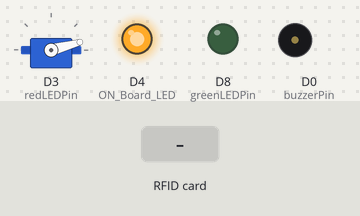
A sketch run on a simulated ESP8266 (NodeMCU). On the bench: servo, output pins drawn as LEDs (lit = HIGH), buzzer (waves = sounding). Inputs (shaded band) come from the test bench. WiFi joins after 1.5 s; servers stay silent unless stated; uploads are accepted with an empty reply; what the sketch prints to the serial monitor is not drawn.

Above: at 3.2 s.
3.3 s: RFID card 5E 7A 19 C4 held to the reader
At 3.76 s:
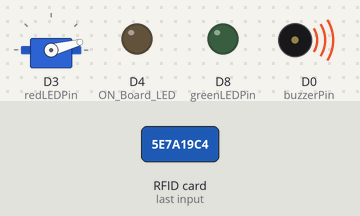
At 4.8 s:
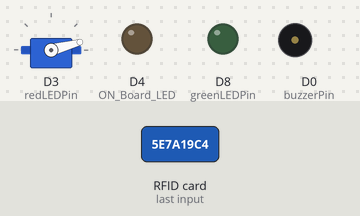
Timing chart, 0 to 8.9 s (numbered marks = the images above; inputs shaded):
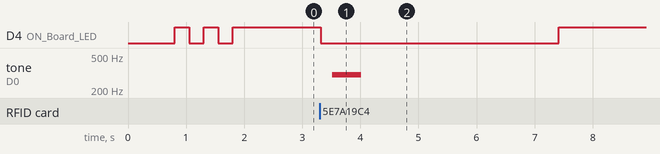

Measured:
- after the input at 3.3 s, D4 (ON_Board_LED): HIGH → LOW at once, → HIGH 4.1 s later; tone on D0 (buzzerPin): silent → 300 Hz after 0.22 s, → silent 0.50 s later

The sketch:

NodeMCU_V3_RFID_RC522_DB.ino
```cpp
/*
# # # # # # # # # # # # # # # # # # # # # # # # # # # # # # # # # # # #
# RFID MFRC522 / RC522 Library : https://github.com/miguelbalboa/rfid #
#                                                                     #
#                 Installation :                                      #
# NodeMCU ESP8266/ESP12E    RFID MFRC522 / RC522                      #
#         D2       <---------->   SDA/SS                              #
#         D5       <---------->   SCK                                 #
#         D7       <---------->   MOSI                                #
#         D6       <---------->   MISO                                #
#         GND      <---------->   GND                                 #
#         D1       <---------->   RST                                 #
#         3V/3V3   <---------->   3.3V                                #
# # # # # # # # # # # # # # # # # # # # # # # # # # # # # # # # # # # #
*/

#include <ESP8266WiFi.h>
#include <ESP8266HTTPClient.h>
#include <WiFiClient.h>
#include <WiFiClientSecure.h>
//------------------------------------------------------------------------------------------------------------------------------------------------------------------------------------------//
#include <SPI.h>
#include <MFRC522.h>
//------------------------------------------------------------------------------------------------------------------------------------------------------------------------------------------//
#include <Wire.h>
#include <Servo.h>


#define SS_PIN D2  //--> SDA / SS is connected to pinout D2
#define RST_PIN D1  //--> RST is connected to pinout D1
MFRC522 mfrc522(SS_PIN, RST_PIN);  //--> Create MFRC522 instance.

#define ON_Board_LED 2  //--> Defining an On Board LED, used for indicators when the process of connecting to a wifi router

//----------------------------------------SSID and Password of your WiFi router-------------------------------------------------------------------------------------------------------------//
const char* ssid = "seedsphere"; //- CHANGE PATO
const char* password = "YssabelJane25*"; //- CHANGE PATO
// const char* ssid = "OPPO A96"; //- CHANGE PATO
// const char* password = "sheeshka"; //- CHANGE PATO
//------------------------------------------------------------------------------------------------------------------------------------------------------------------------------------------//

int readsuccess;
byte readcard[4];
char str[32] = "";
String StrUID;


int accessGrantedSize = 3;                                //The number of serial numbers
Servo lockServo;                //Servo for locking mechanism - CHANGE PATO
int lockPos = 15;               //Locked position limit
int unlockPos = 75;             //Unlocked position limit
boolean locked = true;
boolean locked1 = true;
int pos = 0;
int buzzerPin = D0;
int greenLEDPin = D8;
int redLEDPin = D3;


String getData = ""; //NEED
String payloadGet = ""; //NEED
String getData1 = ""; //NEED
String payloadGet1 = ""; //NEED
String URL_Server = "";
String Destination = "";
String host_or_IPv4 = "https://ucc-csd-bscs.com/";

HTTPClient http; //--> Declare object of class HTTPClient
WiFiClient client;

//-----------------------------------------------------------------------------------------------SETUP--------------------------------------------------------------------------------------//
void setup() {
  Serial.begin(115200); //--> Initialize serial communications with the PC
  SPI.begin();      //--> Init SPI bus
  mfrc522.PCD_Init(); //--> Init MFRC522 card
  lockServo.attach(D3);
  lockServo.write(lockPos);         //Move servo into locked position
  pinMode(greenLEDPin,OUTPUT); //--> On Board LED port Direction output
  pinMode(redLEDPin,OUTPUT); //--> On Board LED port Direction output
  delay(500);

  WiFi.begin(ssid, password); //--> Connect to your WiFi router
  Serial.println("");

  pinMode(ON_Board_LED,OUTPUT);
  digitalWrite(ON_Board_LED, HIGH); //--> Turn off Led On Board

  //----------------------------------------Wait for connection
  Serial.print("Connecting");
  while (WiFi.status() != WL_CONNECTED) {
    Serial.print(".");
    //----------------------------------------Make the On Board Flashing LED on the process of connecting to the wifi router.
    digitalWrite(ON_Board_LED, LOW);
    delay(250);
    digitalWrite(ON_Board_LED, HIGH);
    delay(250);
  }
  digitalWrite(ON_Board_LED, HIGH); //--> Turn off the On Board LED when it is connected to the wifi router.
  //----------------------------------------If successfully connected to the wifi router, the IP Address that will be visited is displayed in the serial monitor
  Serial.println("");
  Serial.print("Successfully connected to : ");
  Serial.println(ssid);
  Serial.print("IP address: ");
  Serial.println(WiFi.localIP());

  Serial.println("Please tag a card or keychain to see the UID !");
  Serial.println("");
}
//------------------------------------------------------------------------------------------------------------------------------------------------------------------------------------------//

//-----------------------------------------------------------------------------------------------LOOP---------------------------------------------------------------------------------------//
void loop() {
  // put your main code here, to run repeatedly
  readsuccess = getid();

  if(readsuccess) {
  digitalWrite(ON_Board_LED, LOW);
    String UIDresultSend, postData;
    UIDresultSend = StrUID;

    //Post Data
    postData = "UIDresult=" + UIDresultSend;
    std::unique_ptr<BearSSL::WiFiClientSecure>client(new BearSSL::WiFiClientSecure);
    client->setInsecure(); //don't use SSL certificate

    // Your_Host_or_IP = Your pc or server IP, example : 192.168.0.0 , if you are a windows os user, open cmd, then type ipconfig then look at IPv4 Address.
    // http.begin(client, "http://192.168.68.115/NodeMCU_RC522_Mysql/getUID.php");  //Specify request destination
    http.begin(*client, "https://ucc-csd-bscs.com/HRS/admin/getUID.php");  //Specify request destination
    http.addHeader("Content-Type", "application/x-www-form-urlencoded"); //Specify content-type header

    int httpCode = http.POST(postData);   //Send the request
    String payload = http.getString();    //Get the response payload

    Serial.println(UIDresultSend);
    Serial.println(postData);
    Serial.println(httpCode);   //Print HTTP return code
    Serial.println(payload);    //Print request response payload
    checkAccess (UIDresultSend);     //Check if the identified tag is an allowed to open tag

    //ROOM 1
    int id_1 = 1; //--> ID in Database
    getData = "ID=" + String(id_1); //ID=0
    Destination = "HRS/GetData.php";
    URL_Server = host_or_IPv4 + Destination;

    // std::unique_ptr<BearSSL::WiFiClientSecure>client(new BearSSL::WiFiClientSecure);
    // client->setInsecure(); //don't use SSL certificate

    http.begin(*client, URL_Server); //--> Specify request destination
    http.addHeader("Content-Type", "application/x-www-form-urlencoded");    //Specify content-type header

    int httpCodeGet = http.POST(getData); //--> Send the request
    payloadGet = http.getString(); //--> Get the response payload from server
    Serial.print("Response Code : "); //--> If Response Code = 200 means Successful connection, if -1 means connection failed. For more information see here : https://en.wikipedia.org/wiki/List_of_HTTP_status_codes
    Serial.println(httpCodeGet); //--> Print HTTP return code
    Serial.print("Returned data from Server : ");
    Serial.println(payloadGet); //--> Print request response payload
    // delay(10000);

    //ROOM 2
    int id_2 = 2; //--> ID in Database
    getData1 = "ID=" + String(id_2); //ID=0
    Destination = "HRS/GetData1.php";
    URL_Server = host_or_IPv4 + Destination;

    // std::unique_ptr<BearSSL::WiFiClientSecure>client(new BearSSL::WiFiClientSecure);
    // client->setInsecure(); //don't use SSL certificate

    http.begin(*client, URL_Server); //--> Specify request destination
    http.addHeader("Content-Type", "application/x-www-form-urlencoded");    //Specify content-type header

    int httpCodeGet1 = http.POST(getData1); //--> Send the request
    payloadGet1 = http.getString(); //--> Get the response payload from server
    Serial.print("Response Code : "); //--> If Response Code = 200 means Successful connection, if -1 means connection failed. For more information see here : https://en.wikipedia.org/wiki/List_of_HTTP_status_codes
    Serial.println(httpCodeGet1); //--> Print HTTP return code
    Serial.print("Returned data from Server : ");
    Serial.println(payloadGet1); //--> Print request response payload
    // delay(10000);

    http.end();  //Close connection
    delay(3000);
  digitalWrite(ON_Board_LED, HIGH);
  }


}
//------------------------------------------------------------------------------------------------------------------------------------------------------------------------------------------//

//----------------------------------------
void checkAccess (String UIDresultSend)    //Function to check if an identified tag is registered to allow access
{
  boolean granted = false;
  boolean granted1 = false;
  String accessGranted[2] = {payloadGet, payloadGet1};  //RFID serial numbers to grant access to //- CHANGE PATO
  for (int i=0; i <= (accessGrantedSize-1); i++)    //Runs through all tag ID numbers registered in the array
  {
    if(accessGranted[i] == UIDresultSend)            //If a tag is found then open/close the lock
    {
      Serial.println ("Access Granted");
      tone(buzzerPin, 3000, 800);
      delay(500);
      noTone(buzzerPin);

      if(accessGranted[0] == UIDresultSend)            //If a tag is found then open/close the lock
      {
        Serial.println("Room 101");
        granted = true;
        if (locked == true)         //If the lock is closed then open it
        {
          // for (pos = 0; pos <= 180; pos += 1) { // goes from 0 degrees to 180 degrees - CHANGE PATO
          //   // in steps of 1 degree
          //   lockServo.write(pos);              // tell servo to go to position in variable 'pos'
          //   //delay(15);                       // waits 15ms for the servo to reach the position
          // }
            Serial.println("DOOR IS OPEN");
            Serial.println("LIGHTS ON");
            digitalWrite(greenLEDPin, HIGH);    //Green LED sequence
            // lockServo.write(unlockPos);
            locked = false;
        }
        else if (locked == false)   //If the lock is open then close it
        {
          // for (pos = 180; pos >= 0; pos -= 1) { // goes from 180 degrees to 0 degrees - CHANGE PATO
          //   lockServo.write(pos);              // tell servo to go to position in variable 'pos'
          //   //delay(15);                       // waits 15ms for the servo to reach the position
          // }
            Serial.println("DOOR IS CLOSE");
            Serial.println("LIGHTS OFF");
            digitalWrite(greenLEDPin, LOW);
            // lockServo.write(lockPos);
            locked = true;
        }
      }


      if(accessGranted[1] == UIDresultSend)            //If a tag is found then open/close the lock
      {
        Serial.println("Room 102");
        granted1 = true;
        if (locked1 == true)         //If the lock is closed then open it
        {
          // for (pos = 0; pos <= 180; pos += 1) { // goes from 0 degrees to 180 degrees - CHANGE PATO
          //   // in steps of 1 degree
          //   lockServo.write(pos);              // tell servo to go to position in variable 'pos'
          //   //delay(15);                       // waits 15ms for the servo to reach the position
          // }
            Serial.println("DOOR IS OPEN");
            Serial.println("LIGHTS ON");
            digitalWrite(redLEDPin, HIGH);    //Green LED sequence
            // lockServo.write(unlockPos);
            locked1 = false;
        }
        else if (locked1 == false)   //If the lock is open then close it
        {
          // for (pos = 180; pos >= 0; pos -= 1) { // goes from 180 degrees to 0 degrees - CHANGE PATO
          //   lockServo.write(pos);              // tell servo to go to position in variable 'pos'
          //   //delay(15);                       // waits 15ms for the servo to reach the position
          // }
            Serial.println("DOOR IS CLOSE");
            Serial.println("LIGHTS OFF");
            digitalWrite(redLEDPin, LOW);
            // lockServo.write(lockPos);
            locked1 = true;
        }
      }
    }
  }
  if (granted == false)     //If the tag is not found
  {
    Serial.println ("Card is not exist");
    Serial.println("LIGHTS OFF");
    tone(buzzerPin, 300, 1000);
    delay(500);
    noTone(buzzerPin);
  }

}

//----------------------------------------Procedure for reading and obtaining a UID from a card or keychain---------------------------------------------------------------------------------//
int getid() {
  if(!mfrc522.PICC_IsNewCardPresent()) {
    return 0;
  }
  if(!mfrc522.PICC_ReadCardSerial()) {
    return 0;
  }


  Serial.print("THE UID OF THE SCANNED CARD IS : ");

  for(int i=0;i<4;i++){
    readcard[i]=mfrc522.uid.uidByte[i]; //storing the UID of the tag in readcard
    array_to_string(readcard, 4, str);
    StrUID = str;
  }
  mfrc522.PICC_HaltA();
  return 1;
}
//------------------------------------------------------------------------------------------------------------------------------------------------------------------------------------------//

//----------------------------------------Procedure to change the result of reading an array UID into a string------------------------------------------------------------------------------//
void array_to_string(byte array[], unsigned int len, char buffer[]) {
    for (unsigned int i = 0; i < len; i++)
    {
        byte nib1 = (array[i] >> 4) & 0x0F;
        byte nib2 = (array[i] >> 0) & 0x0F;
        buffer[i*2+0] = nib1  < 0xA ? '0' + nib1  : 'A' + nib1  - 0xA;
        buffer[i*2+1] = nib2  < 0xA ? '0' + nib2  : 'A' + nib2  - 0xA;
    }
    buffer[len*2] = '\0';
}
//------------------------------------------------------------------------------------------------------------------------------------------------------------------------------------------//
```
